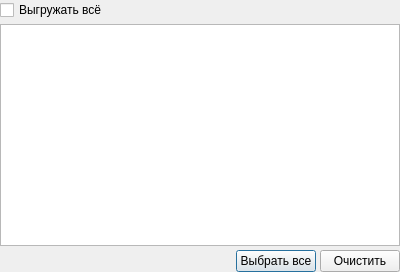
<?xml version="1.0" encoding="UTF-8"?>
<ui version="4.0">
 <class>ExportTariff_Wizard_1</class>
 <widget class="QDialog" name="ExportTariff_Wizard_1">
  <property name="windowModality">
   <enum>Qt::NonModal</enum>
  </property>
  <property name="geometry">
   <rect>
    <x>0</x>
    <y>0</y>
    <width>400</width>
    <height>272</height>
   </rect>
  </property>
  <property name="windowTitle">
   <string>Выбор экспортируемых тарифов</string>
  </property>
  <layout class="QGridLayout" name="gridLayout">
   <property name="margin">
    <number>0</number>
   </property>
   <property name="spacing">
    <number>4</number>
   </property>
   <item row="0" column="0" colspan="2">
    <widget class="QCheckBox" name="chkExportAll">
     <property name="text">
      <string>Выгружать всё</string>
     </property>
    </widget>
   </item>
   <item row="1" column="0" colspan="3">
    <widget class="CInDocTableView" name="tblItems">
     <property name="whatsThis">
      <string comment="ура!">список записей</string>
     </property>
     <property name="tabKeyNavigation">
      <bool>false</bool>
     </property>
     <property name="alternatingRowColors">
      <bool>true</bool>
     </property>
    </widget>
   </item>
   <item row="2" column="0">
    <spacer>
     <property name="orientation">
      <enum>Qt::Horizontal</enum>
     </property>
     <property name="sizeHint" stdset="0">
      <size>
       <width>229</width>
       <height>20</height>
      </size>
     </property>
    </spacer>
   </item>
   <item row="2" column="1">
    <widget class="QPushButton" name="btnSelectAll">
     <property name="text">
      <string>Выбрать все</string>
     </property>
    </widget>
   </item>
   <item row="2" column="2">
    <widget class="QPushButton" name="btnClearSelection">
     <property name="text">
      <string>Очистить</string>
     </property>
    </widget>
   </item>
  </layout>
 </widget>
 <customwidgets>
  <customwidget>
   <class>CInDocTableView</class>
   <extends>QTableView</extends>
   <header>library/InDocTable.h</header>
  </customwidget>
 </customwidgets>
 <tabstops>
  <tabstop>chkExportAll</tabstop>
  <tabstop>tblItems</tabstop>
  <tabstop>btnSelectAll</tabstop>
  <tabstop>btnClearSelection</tabstop>
 </tabstops>
 <resources/>
 <connections/>
</ui>
